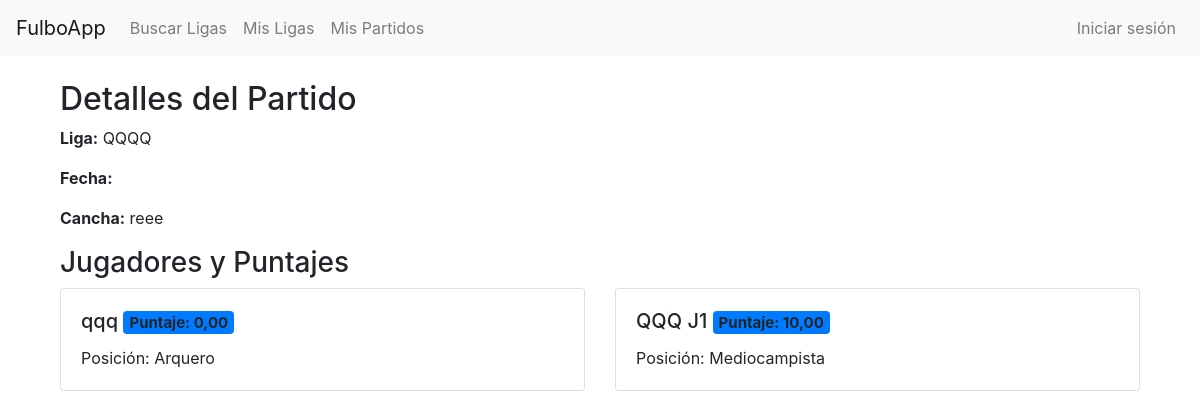
Page /AppFulbo/partido/16/ on the committed database.
### AppFulbo/models.py (models this page shows, shortened)
class Partido(models.Model):
    fecha_partido = models.DateField(null=True, blank=True)
    cancha = models.CharField(max_length=15)
    liga = models.ForeignKey(Liga, on_delete=models.CASCADE, related_name="partidos")  # Liga a la que pertenece

class Liga(models.Model):
    nombre_liga = models.CharField(max_length=20, unique=True)
    descripcion = models.TextField(blank=True, null=True)
    presidentes = models.ManyToManyField(User, related_name="ligas_presididas")  # Relación ManyToMany con los presidentes
    super_presidente = models.ForeignKey(
         settings.AUTH_USER_MODEL,
         on_delete=models.SET_NULL,
         null=True,
         blank=True,
         related_name="ligas_super_presididas",
         help_text="El super presidente de la liga, con privilegios especiales."
     )

class PuntajePartido(models.Model):
    jugador = models.ForeignKey(Jugador, on_delete=models.CASCADE, related_name="puntajes_partidos")
    partido = models.ForeignKey(Partido, on_delete=models.CASCADE, related_name="puntajes_partidos")
    suma_puntajes = models.FloatField(null=True)  # Puntaje del jugador en este partido
    cant_puntajes =  models.FloatField(default=0)
    def puntaje(self):
        if self.cant_puntajes !=0:
            puntaje= self.suma_puntajes/self.cant_puntajes
        else:
            puntaje = 0
        return puntaje

class Jugador(models.Model):
    OPCIONES = [
        ('1', 'Arquero'),
        ('2', 'Defensor'),
        ('3', 'Mediocampista'),
        ('4', 'Delantero'),
    ]
    usuario = models.ForeignKey(User, null=True, blank=True, on_delete=models.CASCADE,related_name="user")
    apodo = models.CharField(max_length=15)
    posicion = models.CharField(max_length=1, choices=OPCIONES, null=True, blank=True)
    liga = models.ForeignKey(Liga, on_delete=models.CASCADE, related_name="jugadores")
    numero = models.IntegerField(
        choices=NUMERO_CHOICES,
        validators=[MinValueValidator(1), MaxValueValidator(99)],
        null=True,
        blank=True,
        help_text="Seleccione un número entre 1 y 99."
    )
    activo = models.BooleanField(default=True, help_text="Indica si el jugador está activo en la liga.")
    class Meta:
        unique_together = ('apodo', 'liga')

### AppFulbo/views.py (the view)
# urls.py: path('partido/<int:partido_id>/', views.ver_partido, name='ver_partido'),
def ver_partido(request, partido_id):
    partido = get_object_or_404(Partido, id=partido_id)
    puntajes = partido.puntajes_partidos.select_related('jugador').all()
    mi_jugador = None
    if request.user.is_authenticated:
        mi_jugador = Jugador.objects.filter(usuario=request.user, liga=partido.liga).first()
    puntuacion_pendiente = None
    if mi_jugador:
        puntuacion_pendiente = partido.puntuaciones_pendientes.filter(jugador_id=mi_jugador.id).first()
    context = {
        'partido': partido,
        'puntajes': puntajes,
        'puntuacion_pendiente': puntuacion_pendiente,  # Ahora es un objeto, no un QuerySet
    }
    return render(request, 'AppFulbo/ver_partido.html', context)

### AppFulbo/context_processors.py (called while the page is built)
def notificaciones_context(request):
    if request.user.is_authenticated:
        notificaciones_no_leidas = Notificacion.objects.filter(usuario=request.user, leido=False).count()
    else:
        notificaciones_no_leidas = 0
    return {
        'notificaciones_no_leidas': notificaciones_no_leidas,
    }

### AppFulbo/templates/AppFulbo/ver_partido.html (shortened to what this page needs)
{% extends 'AppFulbo/base.html' %}
{% block content %}
<div class="container mt-4">
    <h2>Detalles del Partido</h2>
    <p><strong>Liga:</strong> {{ partido.liga.nombre_liga }}</p>
    <p><strong>Fecha:</strong> {{ partido.fecha_partido|date:"d/m/Y" }}</p>
    <p><strong>Cancha:</strong> {{ partido.cancha }}</p>
    <h3>Jugadores y Puntajes</h3>
    <div class="row row-cols-1 row-cols-sm-2 row-cols-md-3 row-cols-lg-4">
        {% for puntaje in puntajes %}
            <div class="col mb-3">
                <div class="card h-100" {% if puntaje.jugador.usuario and puntaje.jugador.usuario == user %}style="border: 2px solid gold;"{% endif %}>
                    <div class="card-body">
                        <h5 class="card-title">
                            {{ puntaje.jugador.apodo }}
                            <span class="badge bg-primary ms-3">Puntaje: {{ puntaje.puntaje|floatformat:2 }}</span>
                        </h5>
                        <p class="card-text">
                            Posición: {{ puntaje.jugador.get_posicion_display }}
                        </p>
                    </div>
                </div>
            </div>
        {% empty %}
            <p>No hay jugadores registrados para este partido.</p>
        {% endfor %}
    </div>
</div>
{% endblock %}

### rows in the picture
Partido: liga.nombre_liga "QQQQ", cancha "reee"
PuntajePartido: jugador.apodo "qqq", puntaje "0,00", jugador.posicion "Arquero"
PuntajePartido: jugador.apodo "QQQ J1", puntaje "10,00", jugador.posicion "Mediocampista"
